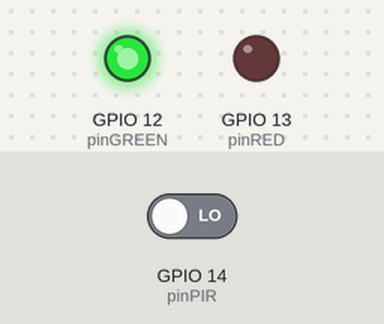
Simulated run of this program. Board: ESP8266 board running MicroPython. On the bench: output pins drawn as LEDs (lit = HIGH). Inputs (shaded band) come from the test bench; at power-on: GPIO 14 (pinPIR) LOW.

Above: at 1.2 s.
1.3 s: GPIO 14 (pinPIR) driven HIGH
At 2.1 s:
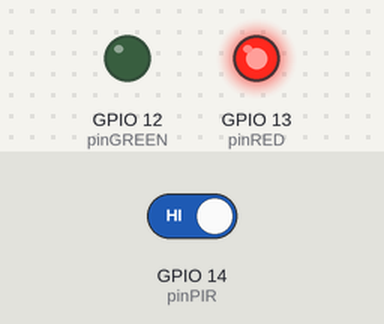
2.8 s: GPIO 14 (pinPIR) driven LOW
At 3.3 s:
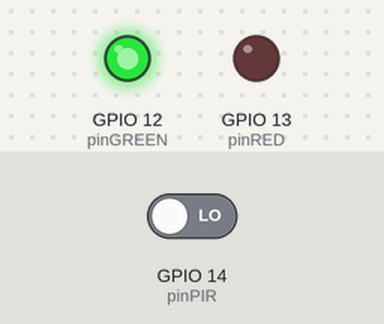
Timing chart, 0 to 5.8 s (numbered marks = the images above; inputs shaded):
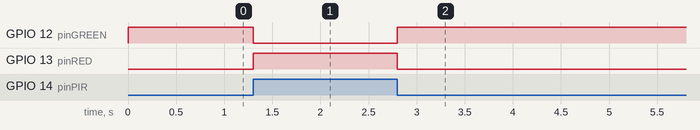

Measured:
- after the input at 1.3 s, GPIO 12 (pinGREEN): HIGH → LOW at once; GPIO 13 (pinRED): LOW → HIGH at once
- after the input at 2.8 s, GPIO 12 (pinGREEN): LOW → HIGH at once; GPIO 13 (pinRED): HIGH → LOW at once

The program:

pir.py
```python
#basic demo with PIR motion sensor
import machine
"""
PIR via 4,5V anschließen (rot und schwarz)
gelb als IN an huzzah
schwarz mit GND huzzah verbinden
"""

pinPIR = machine.Pin(14, machine.Pin.IN)
pinRED = machine.Pin(13, machine.Pin.OUT)
pinGREEN = machine.Pin(12, machine.Pin.OUT)
pinRED.low()
pinGREEN.low()

while True:
    if pinPIR.value():
        pinRED.high()
        pinGREEN.low()
    else:
        pinRED.low()
        pinGREEN.high()
"""
pinRED.low()
pinGREEN.low()
print('end')
"""
```
